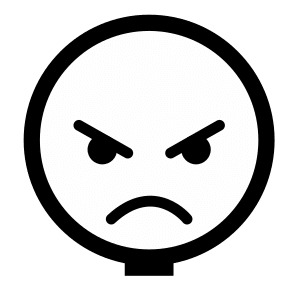
#> input picture firmware/STCS_UI_Arduino/assets/arasaac/angry_35539.png, 298 x 298 px, given in place of 37160_300.png, which was not available
$ python generate_pictogram_assets.py
#> lines starting #> are read from the running program, lines starting #| are printed output that depends on the picture
from pathlib import Path
from urllib.request import urlretrieve

from PIL import Image


PICTOGRAMS = {
    "cat_needs": (37160, "Necesidades"),
    "cat_emotions": (12359, "Emociones"),
    "cat_actions": (32067, "Acciones"),
    "cat_places": (32598, "Lugares"),
    "water": (2248, "Agua"),
    "food": (4610, "Comida"),
    "bathroom_need": (2430, "Bano"),
    "help": (12252, "Ayuda"),
    "happy": (35547, "Feliz"),
    "sad": (35545, "Triste"),
    "angry": (35539, "Enojado"),
    "tired": (35537, "Cansado"),
    "play": (6537, "Jugar"),
    "eat": (6456, "Comer"),
    "sleep": (6479, "Dormir"),
    "go": (8142, "Ir"),
    "home": (6964, "Casa"),
    "school": (32446, "Escuela"),
    "bathroom_place": (6929, "Bano"),
    "park": (2859, "Parque"),
    "pain": (2367, "Dolor"),
    "fear": (10261, "Miedo"),
    "talk": (6517, "Hablar"),
    "hospital": (6523, "Hospital"),
}

CATEGORY_KEYS = {"cat_needs", "cat_emotions", "cat_actions", "cat_places"}
ROOT = Path(__file__).resolve().parents[1]
SOURCE_DIR = ROOT / "assets" / "arasaac"
HEADER_PATH = ROOT / "STCS_Pictograms.h"
SOURCE_PATH = ROOT / "STCS_Pictograms.c"
LARGE_SIZE = 52
SMALL_SIZE = 30


def image_url(pictogram_id: int) -> str:
    return (
        f"https://static.arasaac.org/pictograms/{pictogram_id}/"
        f"{pictogram_id}_300.png"
    )


def load_source(key: str, pictogram_id: int) -> Image.Image:
#> called with key = 'cat_needs', pictogram_id = 37160
    SOURCE_DIR.mkdir(parents=True, exist_ok=True)
    path = SOURCE_DIR / f"{key}_{pictogram_id}.png"
    if not path.exists():
        urlretrieve(image_url(pictogram_id), path)
    return Image.open(path).convert("RGBA")
#> returned value is the input picture: PIL image 298x298 RGBA; mean R, G, B, A 128.3, 146, 130.5, 143.6


def resize(image: Image.Image, size: int) -> Image.Image:
#> called with size = 52
    return image.resize((size, size), Image.Resampling.LANCZOS)
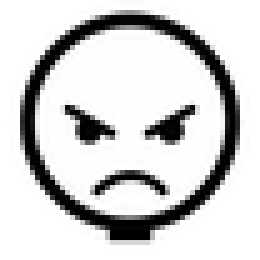
#> returned value: PIL image 52x52 RGBA (shown 5 times larger); mean R, G, B, A 97.6, 97.6, 97.6, 143.5; transparent parts drawn white


def rgb565_alpha(image: Image.Image) -> bytes:
    data = bytearray()
    for red, green, blue, alpha in image.getdata():
        value = ((red >> 3) << 11) | ((green >> 2) << 5) | (blue >> 3)
        data.extend((value & 0xFF, value >> 8, alpha))
#> this loop made 2704 passes
#> alpha on passes 1 to 3: 0, 0, 0
    return bytes(data)


def format_bytes(data: bytes) -> str:
    lines = []
    for offset in range(0, len(data), 18):
        chunk = data[offset : offset + 18]
        lines.append("  " + ", ".join(f"0x{value:02x}" for value in chunk) + ",")
    return "\n".join(lines)


def descriptor(name: str, image: Image.Image) -> str:
    data = rgb565_alpha(image)
    width, height = image.size
#> width = 52; height = 52
    return f"""const LV_ATTRIBUTE_MEM_ALIGN LV_ATTRIBUTE_LARGE_CONST uint8_t {name}_map[] = {{
{format_bytes(data)}
}};

const lv_img_dsc_t {name} = {{
  .header.always_zero = 0,
  .header.w = {width},
  .header.h = {height},
  .data_size = {len(data)},
  .header.cf = LV_IMG_CF_TRUE_COLOR_ALPHA,
  .data = {name}_map,
}};
"""


def main() -> None:
    declarations = []
    definitions = []

    for key, (pictogram_id, _) in PICTOGRAMS.items():
        source = load_source(key, pictogram_id)
        large_name = f"stcs_img_{key}"
        declarations.append(f"LV_IMG_DECLARE({large_name});")
        definitions.append(descriptor(large_name, resize(source, LARGE_SIZE)))

        if key not in CATEGORY_KEYS:
            small_name = f"stcs_mini_{key}"
            declarations.append(f"LV_IMG_DECLARE({small_name});")
            definitions.append(descriptor(small_name, resize(source, SMALL_SIZE)))
#> pass 2 of the loop in main, `for key, (pictogram_id, _) in PICTOGRAMS.items():`:
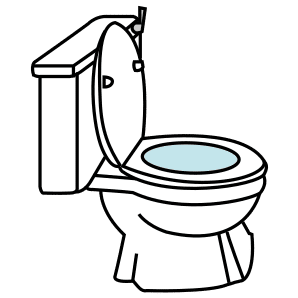
#> input picture firmware/STCS_UI_Arduino/assets/arasaac/bathroom_need_2430.png, 298 x 298 px, given in place of 12359_300.png, which was not available
#> in load_source, returned value is the input picture: PIL image 298x298 RGBA; mean R, G, B, A 123, 147.1, 126.8, 108.5
#> in resize (call 2), `return image.resize((size, size), Image.Resampling.LANCZOS)`:
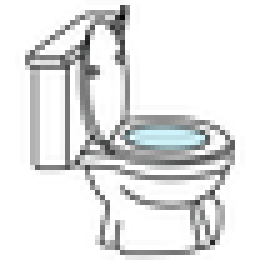
#> returned value: PIL image 52x52 RGBA (shown 5 times larger); mean R, G, B, A 84.9, 85.6, 85.8, 108.5; transparent parts drawn white
#> the loop in rgb565_alpha (call 2), `for red, green, blue, alpha in image.getdata():` made 2704 passes
#> pass 3 of the loop in main, `for key, (pictogram_id, _) in PICTOGRAMS.items():`:
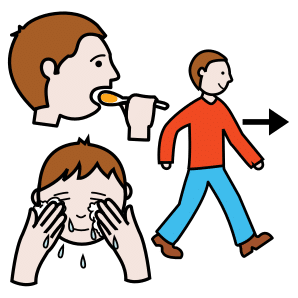
#> input picture firmware/STCS_UI_Arduino/assets/arasaac/cat_actions_32067.png, 298 x 298 px
#> in load_source, returned value is the input picture: PIL image 298x298 RGBA; mean R, G, B, A 97.9, 112.6, 86, 98.5
#> in resize (call 3), `return image.resize((size, size), Image.Resampling.LANCZOS)`:
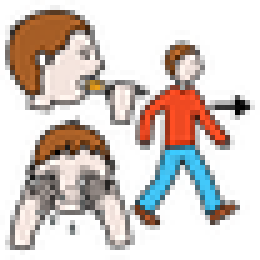
#> returned value: PIL image 52x52 RGBA (shown 5 times larger); mean R, G, B, A 63.4, 52.8, 46.9, 98.5; transparent parts drawn white
#> the loop made 5 passes; the first 3 are shown

    HEADER_PATH.write_text(
        "#pragma once\n\n#include <lvgl.h>\n\n" + "\n".join(declarations) + "\n",
        encoding="ascii",
    )
    SOURCE_PATH.write_text(
        '#include "STCS_Pictograms.h"\n\n' + "\n".join(definitions),
        encoding="ascii",
    )
    print(f"Generated {HEADER_PATH.name} and {SOURCE_PATH.name}")


if __name__ == "__main__":
#> (the run stopped early here; a loop or call above may not have finished)
